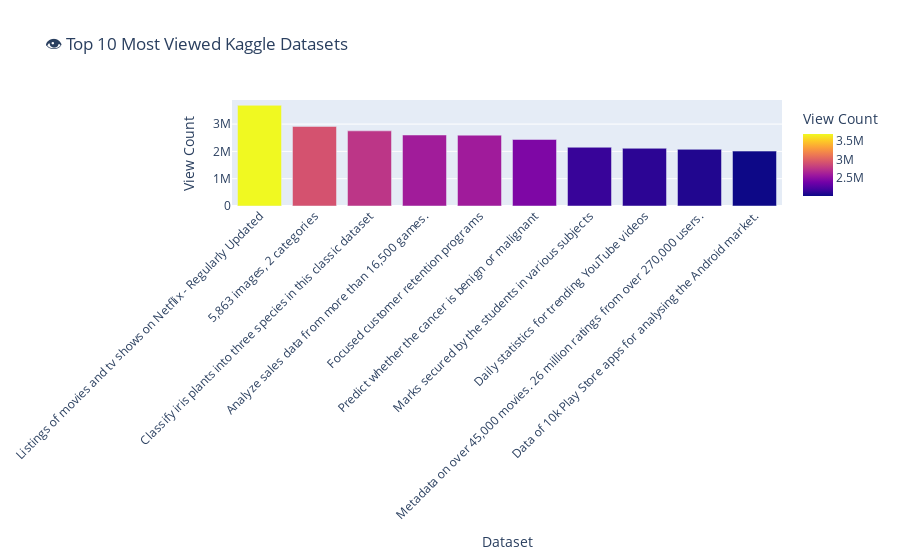

Notebook source saved alongside this figure:
### Markdown cell above
# Eng ko'p ko'rilgan 10 dataset

### Code cell
import plotly.express as px

top10_viewed = df.nlargest(10, 'viewcount')

fig_viewed = px.bar(
    top10_viewed,
    x='subtitle',
    y='viewcount',
    hover_data=['creatorname', 'url'],
    color='viewcount',
    title='👁️ Top 10 Most Viewed Kaggle Datasets',
    labels={'subtitle': 'Dataset', 'viewcount': 'View Count'}
)
fig_viewed.update_layout(xaxis_tickangle=-45)
fig_viewed.show()

### Figure 1 — Plotly figure (JSON) as saved in the notebook; plotly's stock layout.template omitted (floating-point values rounded to 4 significant figures)
{"data": [{"customdata": [["Shivam Bansal", "https://www.kaggle.com/datasets/shivamb/netflix-shows"], ["Paul Mooney", "https://www.kaggle.com/datasets/paultimothymooney/chest-xray-pneumonia"], ["Kaggle Team Bot", "https://www.kaggle.com/datasets/uciml/iris"], ["GregorySmith", "https://www.kaggle.com/datasets/gregorut/videogamesales"], ["BlastChar", "https://www.kaggle.com/datasets/blastchar/telco-customer-churn"], ["Ovsen", "https://www.kaggle.com/datasets/uciml/breast-cancer-wisconsin-data"], ["Jakki Seshapanpu", "https://www.kaggle.com/datasets/spscientist/students-performance-in-exams"], ["Timo Bozsolik", "https://www.kaggle.com/datasets/datasnaek/youtube-new"], ["Rounak Banik", "https://www.kaggle.com/datasets/rounakbanik/the-movies-dataset"], ["Lavanya", "https://www.kaggle.com/datasets/lava18/google-play-store-apps"]], "hovertemplate": "Dataset=%{x}<br>View Count=%{marker.color}<br>creatorname=%{customdata[0]}<br>url=%{customdata[1]}<extra></extra>", "legendgroup": "", "marker": {"color": [3688867, 2915653, 2752688, 2600340, 2594614, 2436762, 2152273, 2113977, 2076256, 2010995], "coloraxis": "coloraxis", "pattern": {"shape": ""}}, "name": "", "orientation": "v", "showlegend": false, "textposition": "auto", "type": "bar", "x": ["Listings of movies and tv shows on Netflix - Regularly Updated", "5,863 images, 2 categories", "Classify iris plants into three species in this classic dataset", "Analyze sales data from more than 16,500 games.", "Focused customer retention programs", "Predict whether the cancer is benign or malignant", "Marks secured by the students in various subjects", "Daily statistics for trending YouTube videos", "Metadata on over 45,000 movies. 26 million ratings from over 270,000 users.", "Data of 10k Play Store apps for analysing the Android market."], "xaxis": "x", "y": [3688867, 2915653, 2752688, 2600340, 2594614, 2436762, 2152273, 2113977, 2076256, 2010995], "yaxis": "y"}], "layout": {"barmode": "relative", "coloraxis": {"colorbar": {"title": {"text": "View Count"}}, "colorscale": [[0, "#0d0887"], [0.1111, "#46039f"], [0.2222, "#7201a8"], [0.3333, "#9c179e"], [0.4444, "#bd3786"], [0.5556, "#d8576b"], [0.6667, "#ed7953"], [0.7778, "#fb9f3a"], [0.8889, "#fdca26"], [1, "#f0f921"]]}, "legend": {"tracegroupgap": 0}, "title": {"text": "👁️ Top 10 Most Viewed Kaggle Datasets"}, "xaxis": {"anchor": "y", "domain": [0, 1], "tickangle": -45, "title": {"text": "Dataset"}}, "yaxis": {"anchor": "x", "domain": [0, 1], "title": {"text": "View Count"}}}}
